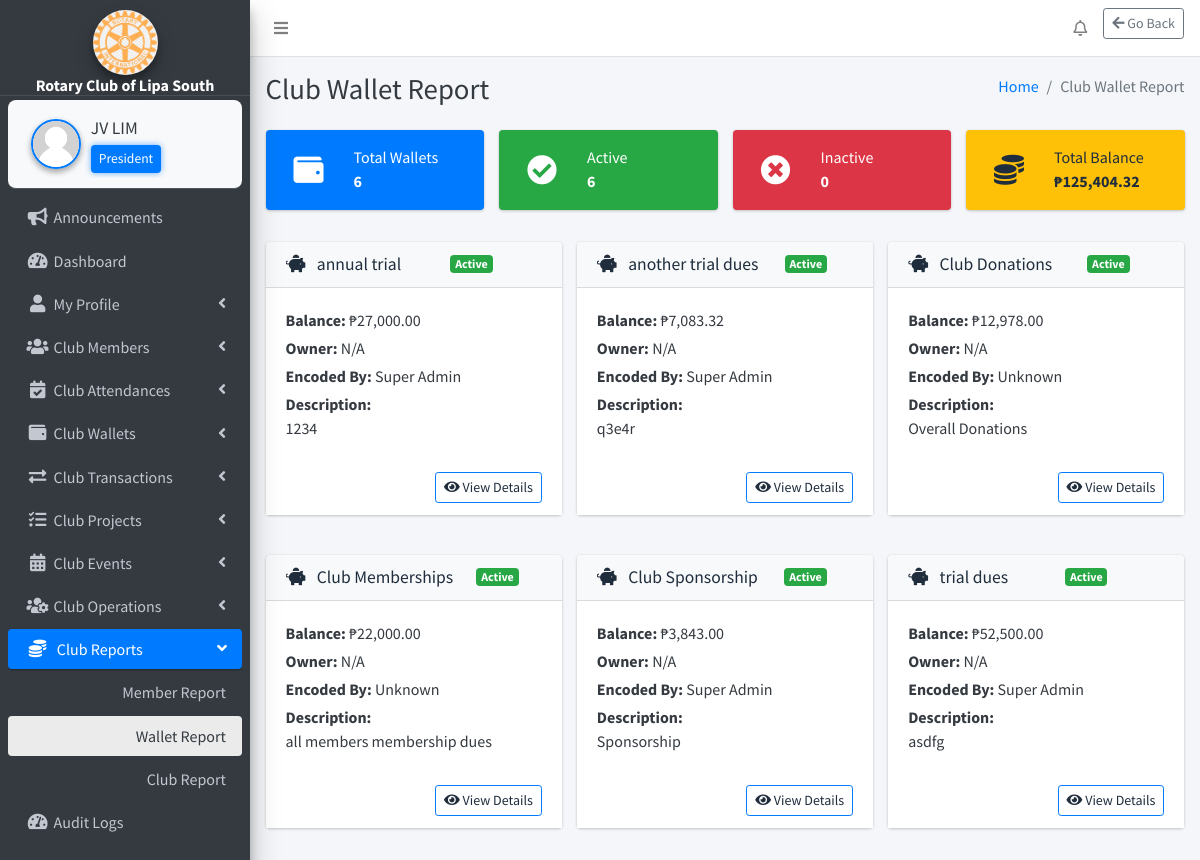
Screenshot of /webpages/club-reports/wallet-report/wallet_report.php (signed in) with the database file from the repository.
### tables this page shows
CREATE TABLE `settings` (
  `id` int(11) NOT NULL,
  `system_name` varchar(255) NOT NULL,
  `logo` varchar(255) NOT NULL,
  `currency` varchar(50) NOT NULL
);

CREATE TABLE `club_position` (
  `id` int(11) NOT NULL,
  `position_name` varchar(255) NOT NULL
);

CREATE TABLE `club_wallet_categories` (
  `id` int(11) NOT NULL,
  `fund_name` varchar(255) NOT NULL,
  `description` text DEFAULT NULL,
  `current_balance` decimal(10,2) NOT NULL DEFAULT 0.00,
  `currency` varchar(10) DEFAULT 'PHP',
  `status` varchar(20) DEFAULT 'Active',
  `owner` varchar(100) DEFAULT NULL,
  `encoded_by` int(11) NOT NULL,
  `encoded_at` timestamp NOT NULL DEFAULT current_timestamp(),
  `is_required_to_pay` enum('Yes','No') DEFAULT 'No',
  `payment_frequency` enum('Monthly','Quarterly','Annually') DEFAULT NULL,
  `total_annual_fee` decimal(10,2) DEFAULT NULL,
  `required_amount` decimal(10,2) DEFAULT NULL
);

CREATE TABLE `members` (
  `id` int(11) NOT NULL,
  `fullname` varchar(255) NOT NULL,
  `dob` date NOT NULL,
  `gender` varchar(10) NOT NULL,
  `contact_number` varchar(20) NOT NULL,
  `email` varchar(255) NOT NULL,
  `address` varchar(255) NOT NULL,
  `role` int(11) DEFAULT 6,
  `occupation` varchar(255) NOT NULL,
  `membership_number` varchar(20) NOT NULL,
  `created_at` timestamp NOT NULL DEFAULT current_timestamp(),
  `photo` varchar(255) NOT NULL,
  `expiry_date` date DEFAULT NULL,
  `password` varchar(255) NOT NULL
);

### webpages/club-reports/wallet-report/wallet_report.php (the view, shortened to what the rows shown need)
<?php
include_once($_SERVER['DOCUMENT_ROOT'] . '/rotary/includes/config.php');
$funds = [];
$fundResult = $conn->query("
    SELECT cf.*, m.fullname AS encoded_by_name
    FROM club_wallet_categories cf
    LEFT JOIN members m ON cf.encoded_by = m.id
    ORDER BY cf.status DESC, cf.fund_name ASC
");
while ($row = $fundResult->fetch_assoc()) {
    $funds[] = $row;
}
?>
<?php include('../../../includes/header.php'); ?>
<body class="hold-transition sidebar-mini layout-fixed layout-navbar-fixed layout-footer-fixed">
<div class="wrapper">
<?php include('../../../includes/nav.php'); ?>
<?php include('../../../includes/sidebar.php'); ?>
<div class="content-wrapper">
<?php include('../../../includes/page_title.php'); ?>
<section class="content">
  <div class="container-fluid">
    <div class="row">
      <?php foreach ($funds as $fund): ?>
        <div class="col-md-4 mb-4">
          <div class="card wallet-card border-<?= $fund['status'] === 'Active' ? 'success' : 'secondary' ?>">
            <div class="card-header d-flex justify-content-between align-items-center bg-light">
              <h3 class="card-title mb-0 text-truncate">
                <i class="fas fa-piggy-bank mr-2"></i> <?= htmlspecialchars($fund['fund_name']) ?>
              </h3>
              <span class="badge badge-<?= $fund['status'] === 'Active' ? 'success' : 'secondary' ?>">
                <?= $fund['status'] ?>
              </span>
            </div>
            <a href="wallet_details.php?id=<?= $fund['id'] ?>" class="card-body text-dark text-decoration-none">
              <p class="mb-1"><strong>Balance:</strong> ₱<?= number_format($fund['current_balance'], 2) ?></p>
              <p class="mb-1"><strong>Owner:</strong> <?= htmlspecialchars($fund['owner'] ?: 'N/A') ?></p>
              <p class="mb-1"><strong>Encoded By:</strong> <?= htmlspecialchars($fund['encoded_by_name'] ?? 'Unknown') ?></p>
              <p class="mb-0"><strong>Description:</strong><br>
                <span title="<?= htmlspecialchars($fund['description']) ?>">
                  <?= nl2br(strlen($fund['description']) > 100 ? htmlspecialchars(substr($fund['description'], 0, 100)) . '...' : htmlspecialchars($fund['description'])) ?>
                </span>
              </p>
            </a>
            <div class="card-footer bg-white text-right">
              <a href="wallet_details.php?id=<?= $fund['id'] ?>" class="btn btn-outline-primary btn-sm">
                <i class="fas fa-eye"></i> View Details
              </a>
            </div>
          </div>
        </div>
      <?php endforeach; ?>
    </div>
  </div>
</section>
</div>
</div>
</body>
</html>

### includes/sidebar.php (shortened to what the rows shown need)
<?php
function getSystemName() {
    global $conn;
    $result = $conn->query("SELECT system_name FROM settings");
    return ($result->num_rows > 0) ? $result->fetch_assoc()['system_name'] : 'RCLS';
}
if (isset($_SESSION['user_id'])) {
    $userId = $_SESSION['user_id'];
    $positionName = '';
    $sql = "SELECT cp.position_name
            FROM club_position cp
            INNER JOIN members m ON cp.id = m.role
            WHERE m.id = '$userId'";
    $positionResult = $conn->query($sql);
    if ($positionResult && $positionRow = $positionResult->fetch_assoc()) {
        $positionName = $positionRow['position_name'];
    }
}
function getLogoUrl() {
    global $conn;
    $result = $conn->query("SELECT logo FROM settings");
    if ($result->num_rows > 0) {
        $logoFile = $result->fetch_assoc()['logo'];
        $path = "/rotary/uploads/" . $logoFile;
        return file_exists($_SERVER['DOCUMENT_ROOT'] . $path) ? $path : "/rotary/dist/img/AdminLTELogo.png";
    }
    return "/rotary/dist/img/AdminLTELogo.png";
}
?>
<aside class="main-sidebar sidebar-dark-primary elevation-4">
    <div class="text-center"
         style="padding: 10px 0 0 0; margin: 0 !important; border-bottom: 1px solid rgba(255,255,255,0.1);">
        <a href="#" class="d-block" style="margin: 0; padding: 0;">
            <img src="<?php echo getLogoUrl(); ?>"
                 alt="Logo"
                 class="img-circle elevation-3"
                 style="width: 65px; height: 65px; object-fit: cover; margin: 0 auto; display: block;">
            <div class="brand-text font-weight-bold text-white"
                 style="font-size: 1rem; line-height: 1.1; margin: 2px 0 0 0;">
                <?php echo getSystemName(); ?>
            </div>
        </a>
    </div>
    <div class="sidebar" style="padding-top: 4px !important; margin-top: 0 !important;">
        <div class="user-panel d-flex align-items-center"
             style="background-color: #f8f9fa; border-radius: 8px; padding: 10px; margin: 0 !important;">
            <div class="info flex-grow-1">
                <a href="/rotary/webpages/manage-profile/my-profile/my_profile.php"
                   class="d-block fw-semibold text-dark"
                   style="font-size: 1.1rem; white-space: nowrap; overflow: hidden; text-overflow: ellipsis;">
                    <?php echo htmlspecialchars($_SESSION['fullname'] ?? 'Guest'); ?>
                </a>
                <?php if (!empty($positionName)): ?>
                    <small class="d-block mt-1 px-2 py-1 rounded"
                           style="background-color: #007bff; color: white; font-size: 0.85rem; max-width: fit-content; box-shadow: 0 0 6px rgba(0, 123, 255, 0.6);">
                        <?php echo htmlspecialchars($positionName); ?>
                    </small>
                <?php else: ?>
                    <small class="d-block mt-1 text-muted" style="font-size: 0.85rem;">No Role Assigned</small>
                <?php endif; ?>
            </div>
        </div>
    </div>
</aside>

### rows the page displays
settings: logo (picture), system_name "Rotary Club of Lipa South"
club_position: position_name "President"
club_wallet_categories: fund_name "annual trial", status "Active", current_balance "27,000.00", owner "N/A", members.fullname "Super Admin", description "1234"
club_wallet_categories: fund_name "another trial dues", status "Active", current_balance "7,083.32", owner "N/A", members.fullname "Super Admin", description "q3e4r"
club_wallet_categories: fund_name "Club Donations", status "Active", current_balance "12,978.00", owner "N/A", encoded_by_name "Unknown", description "Overall Donations"
club_wallet_categories: fund_name "Club Memberships", status "Active", current_balance "22,000.00", owner "N/A", encoded_by_name "Unknown", description "all members membership dues"
club_wallet_categories: fund_name "Club Sponsorship", status "Active", current_balance "3,843.00", owner "N/A", members.fullname "Super Admin", description "Sponsorship"
club_wallet_categories: fund_name "trial dues", status "Active", current_balance "52,500.00", owner "N/A", members.fullname "Super Admin", description "asdfg"

### other values shown
$_SESSION['fullname'] "JV LIM"
$pageTitle "Club Wallet Report"
$summary['total_funds'] "6"
$summary['active'] "6"
$summary['inactive'] "0"
$summary['total_balance'] "125,404.32"
